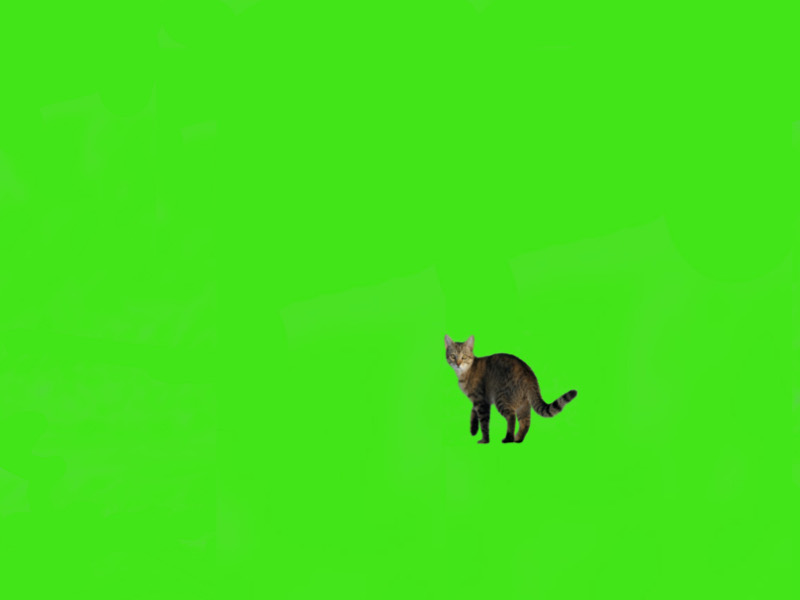
#> input picture example_images/cat_small.jpg, 800 x 600 px, found by its file name
$ python green_screen_personal_old.py
#> lines starting #> are read from the running program, lines starting #| are printed output that depends on the picture
from PIL import Image
cat_image = Image.open("C:/Users/tman/VS Code Projects/CSE110/example_images/cat_small.jpg")
#> cat_image is the input picture: PIL image 800x600 RGB; mean R, G, B 67.3, 226.4, 25.7
cat_pixels = cat_image.load()
earth_image = Image.open("C:/Users/tman/VS Code Projects/CSE110/example_images/earth.jpg")
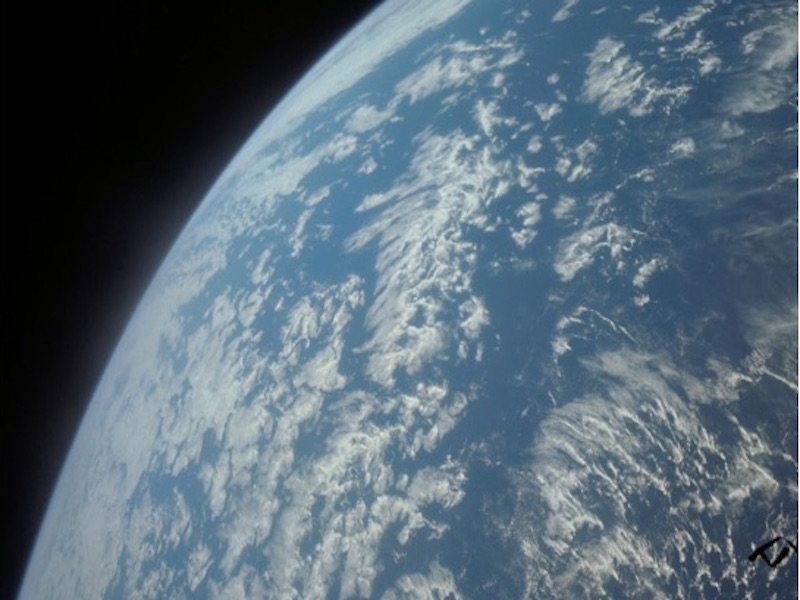
#> input picture example_images/earth.jpg, 800 x 600 px, found by its file name
#> earth_image is the input picture: PIL image 800x600 RGB; mean R, G, B 87.6, 105.6, 118.7
earth_w, earth_h = earth_image.size
#> earth_w = 800; earth_h = 600
earth_pixels = earth_image.load()
for row in range(earth_h):
     for col in range(earth_w):
          cat_pix_r = cat_pixels[col, row][0]
          cat_pix_g = cat_pixels[col, row][1]
          cat_pix_b = cat_pixels[col, row][2]
          if cat_pix_g < 192:
               earth_pixels[col, row] = cat_pixels[col, row]
earth_image.save("C:/Users/tman/VS Code Projects/CSE110/example_images/earth_and_cat_small.jpg")
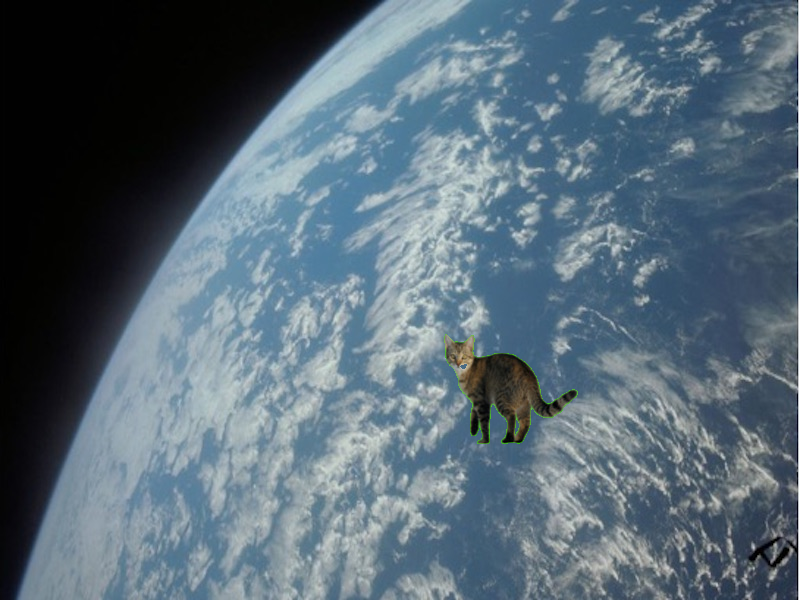
#> saved as earth_and_cat_small.jpg: PIL image 800x600 RGB; mean R, G, B 87.5, 105.1, 117.5
